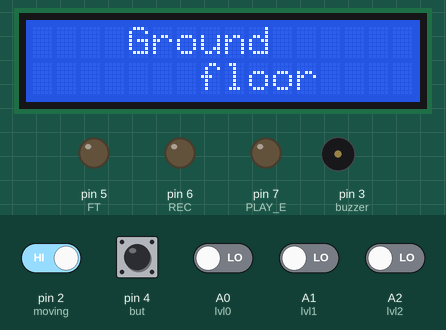
Simulated run of this sketch. Board: Arduino Uno, built with avr-gcc and run on an emulated ATmega328P. Shown: 16×2 character LCD, output pins drawn as LEDs (lit = HIGH), buzzer (waves = sounding, pin HIGH). Inputs (shaded band) come from the test bench; at power-on: pin 2 (moving) HIGH, A0 (lvl0), A1 (lvl1), A2 (lvl2), pin 4 (but) LOW. What the sketch prints to the serial monitor is not drawn.

Above: at 1.2 s.
1.3 s: A1 (lvl1) driven HIGH
At 2.2 s:
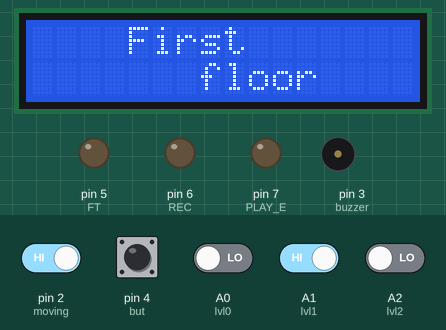
4.3 s: pin 4 (but) pulled HIGH for 0.15 s
At 4.36 s:
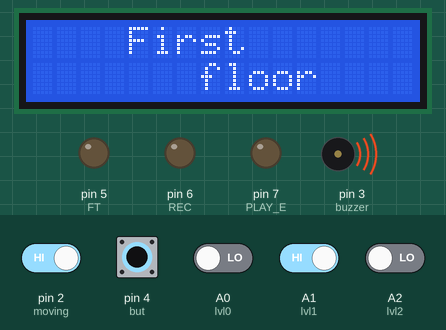
5.0 s: A0 (lvl0) driven HIGH
At 6.6 s:
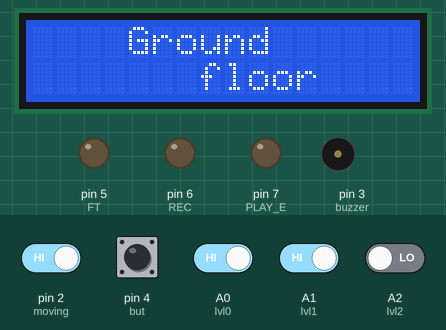
8.0 s: pin 4 (but) pulled HIGH for 1 s
At 8.07 s:
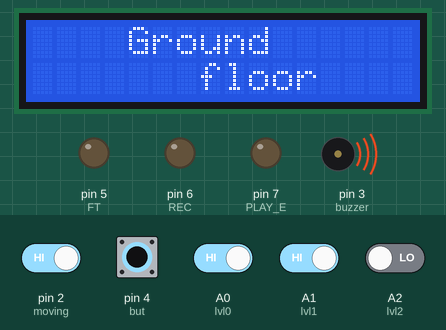
9.6 s: pin 2 (moving) driven LOW
At 10.7 s:
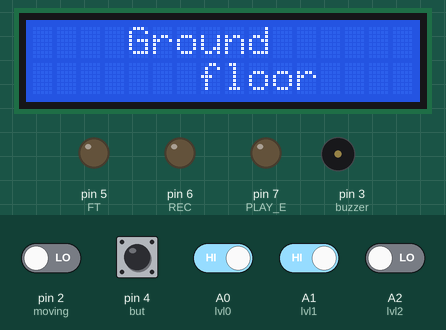
11.1 s: pin 2 (moving) driven HIGH
At 12.2 s:
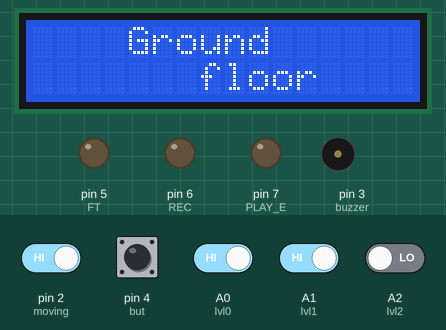
Timing chart, 0 to 14.1 s (numbered marks = the images above; inputs shaded):
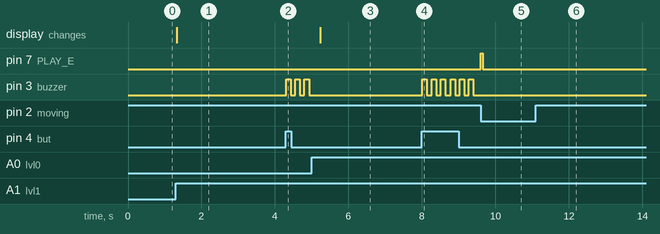

The sketch:

DSD_arduino.ino
```cpp
//connect SDA of LCD to A4!!!!
//connect SCL of LCD to A5!!!!

#include <Wire.h>
#include <LiquidCrystal_I2C.h>
LiquidCrystal_I2C lcd (0x27, 16, 2);
int buzzer = 3;
int but = 4;
int moving = 2;
int pl = 10;

int lvl0 = A0;
int lvl1 = A1;
int lvl2 = A2;

#define REC 6 // pin 2 is used for recording
#define PLAY_E 7 // pin 3 is used for playback-edge trigger
#define FT 5 // pin 5 is used for feed through

#define playTime 5000 // playback time 5 seconds
#define recordTime 3000 // recording time 3 seconds you can extend time upto 10 seconds

void setup() {

  pinMode(but, INPUT);
  pinMode(moving, INPUT);
  pinMode(buzzer, OUTPUT);
  pinMode(pl, INPUT);

  pinMode(lvl0, INPUT);
  pinMode(lvl1, INPUT);
  pinMode(lvl2, INPUT);

  pinMode(REC,OUTPUT);// set the REC pin as output
  pinMode(PLAY_E,OUTPUT);// set the PLAY_e pin as output
  pinMode(FT,OUTPUT);// set the FT pin as output

  Serial.begin(9600);
  Serial.println("Check");

  lcd.init();
  lcd.backlight();
  lcd.clear();
  lcd.setCursor(4, 0);
  lcd.print("Ground");
  lcd.setCursor(7, 1);
  lcd.print("floor");
}

void loop() {
  // put your main code here, to run repeatedly:

  Serial.println("Herre");
  if (digitalRead(lvl0))// and (prevState != 0))
  {
    Serial.println("lvl0");
    lcdprint(0);

  }
  else if (digitalRead(lvl1))// and (prevState != 1))
  {
    Serial.println("lvl1");
    lcdprint(1);

  }
  else if (digitalRead(lvl2))// and (prevState != 2))
  {
    Serial.println("lvl2");
    lcdprint(2);

  }

  if (digitalRead(but))
  {
    Serial.println("buzzer");
    buzz();
  }

  playy();

}


  void buzz()
{
  for (int i = 0; i<3; i++)
  {
  digitalWrite(buzzer, HIGH);
  delay (125);
  digitalWrite(buzzer, LOW);
  delay (125);
  }
}

void lcdprint (int i)
{
  Serial.println("lcd");
  lcd.clear();
  lcd.setCursor(4, 0);
  switch(i)
  {
    case 0: lcd.print("Ground"); break;
    case 1: lcd.print("First"); break;
    case 2: lcd.print("Second"); break;
  }
  lcd.setCursor(7, 1);
  lcd.print("floor");
}


void playy()
{
  while (digitalRead(moving)==LOW) {

           if(digitalRead(moving)==LOW){
           digitalWrite(PLAY_E, HIGH);
//           digitalWrite(ledp, HIGH);
           delay(50);
           digitalWrite(PLAY_E, LOW);
             Serial.println("Playbak Started");
           delay(playTime);
             Serial.println("Playbak Ended");
//              digitalWrite(ledp, LOW);
           break;
           }
  delay(50);
}
}
```

Measured:
- after the input at 1.3 s, the display: changes at once (image 1)
- after the input at 4.3 s, pin 3 (buzzer): alternates HIGH for 0.13 s and LOW for 0.13 s, starting at once
- after the input at 5.0 s, the display: changes after 0.23 s (image 3)
- after the input at 8.0 s, pin 3 (buzzer): alternates HIGH for 0.13 s and LOW for 0.13 s, starting at once
- after the input at 9.6 s, pin 7 (PLAY_E): LOW → HIGH at once, → LOW 0.05 s later
- after the input at 11.1 s, pin 7 (PLAY_E): stops changing and stays LOW
